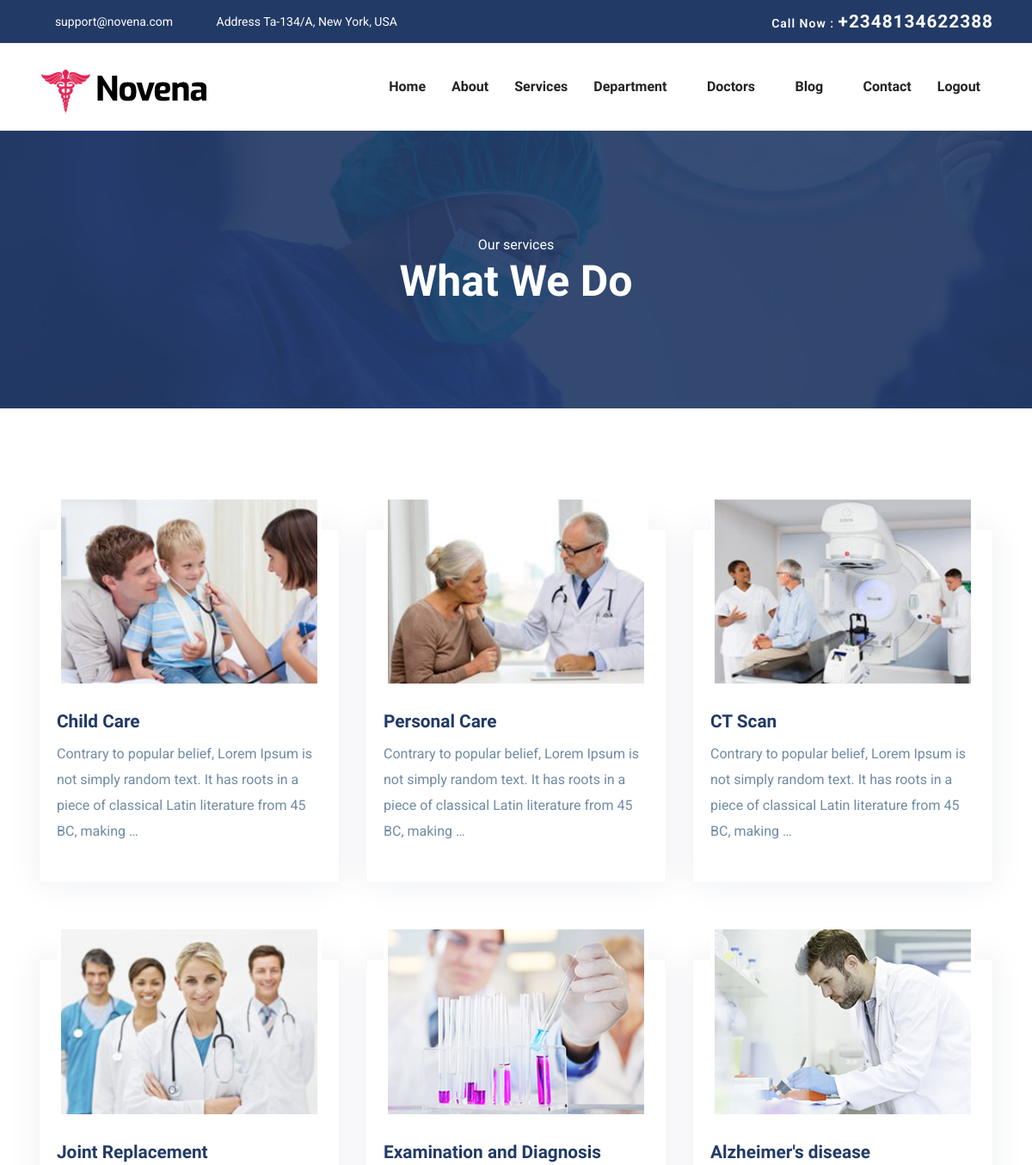
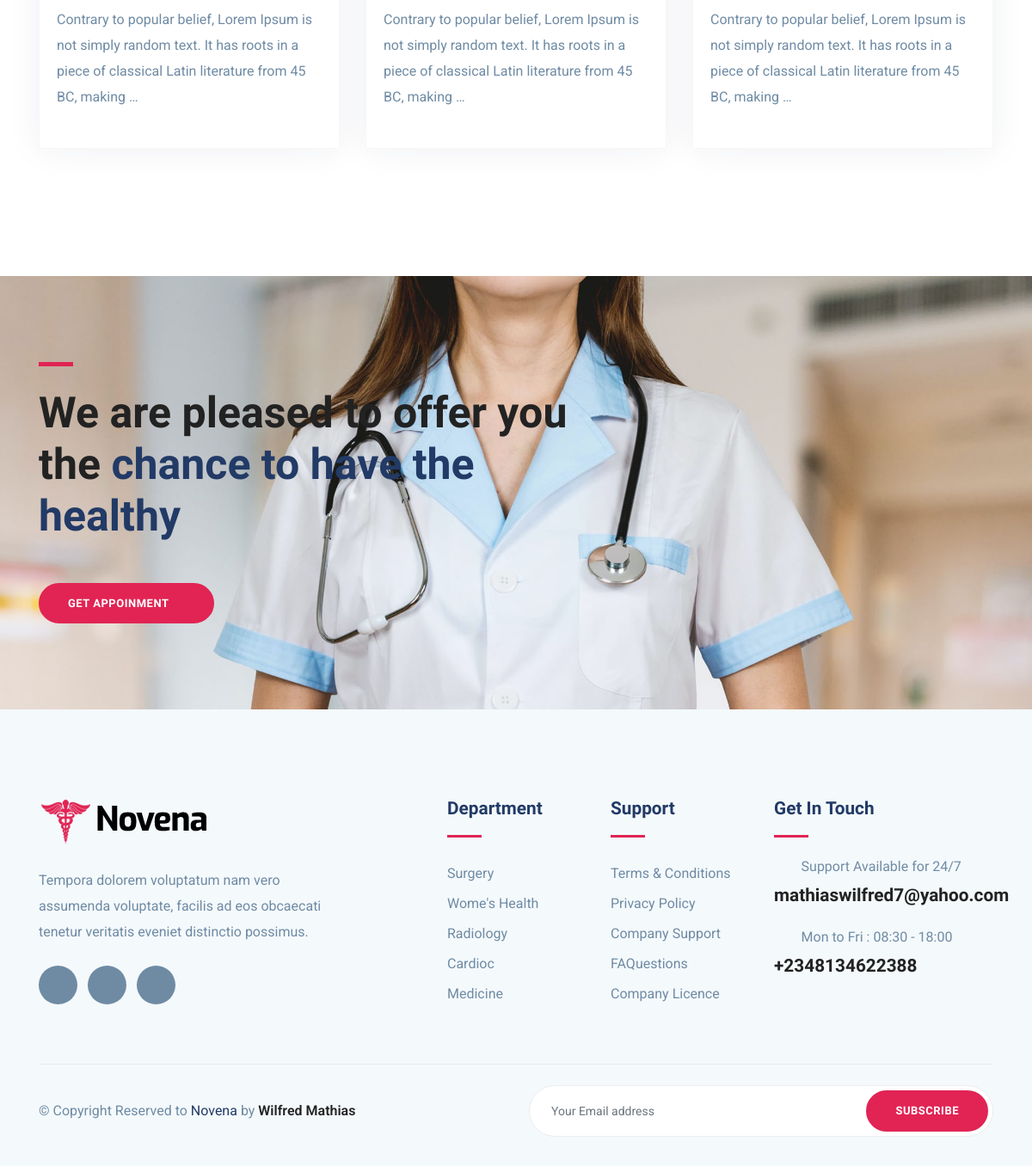
The app's page /service/ with its own data (2 pictures, top to bottom).
### myapp/models.py (models this page shows, shortened)
class Service(models.Model):
    name =models.CharField(max_length=1000, null=True)
    image = models.ImageField(upload_to='doctor_images', null = True)
    description=models.CharField(max_length=1000, null=True)

### myapp/views.py (the view)
# urls.py: path('service/', views.service, name='service'),
def service(request):
    subscription(request)
    service = Service.objects.all()
    context = {
        'services':service,
    }
    return render(request, 'myapp/service.html', context)

### myapp/sub.py (called while the page is built)
def subscription(request):
    if request.method =='POST' and 'email' in request.POST:
        email = request.POST.get('email')
        if Subscription.objects.filter(email = email).exists():
            messages.info(request, 'Someone has already subscribe with this email')
        else:
            subscribe, created=Subscription.objects.get_or_create(email = email)
            messages.error(request, 'Thank you for subscribing to our news letter')

### myapp/templates/myapp/service.html (shortened to what this page needs)
{% extends 'myapp/base/base.html' %}
{% load static %}
{% block content %}
<section class="page-title bg-1">
  <div class="container">
    <div class="row">
      <div class="col-md-12">
        <div class="block text-center">
          <span class="text-white">Our services</span>
          <h1 class="text-capitalize mb-5 text-lg">What We Do</h1>
        </div>
      </div>
    </div>
  </div>
</section>
<section class="section service-2">
	<div class="container">
		<div class="row">
			{% for service in services %}
			<div class="col-lg-4 col-md-6 col-sm-6">
				<div class="service-block mb-5">
					<img src="{{ service.image.url}}" alt="" class="img-fluid">
					<div class="content">
						<h4 class="mt-4 mb-2 title-color">{{ service.name}}</h4>
						<p class="mb-4">{{ service.description|truncatewords:25 }}</p>
					</div>
				</div>
			</div>
			{% endfor %}
		</div>
	</div>
</section>
{% include 'myapp/base/chance.html'  %}
{% endblock %}

### myapp/static/myapp/css/style.css (style rules this page uses)
html { overflow-x: hidden; }
body { line-height: 1.6; font-family: "Roboto", sans-serif; -webkit-font-smoothing: antialiased; font-size: 16px; color: #6F8BA4; font-weight: 400; }
h1, .h1, h2, .h2, h3, .h3, h4, .h4, h5, .h5, h6, .h6 { font-family: "Exo", sans-serif; font-weight: 700; color: #222; }
h1, .h1 { font-size: 2.5rem; }
h4, .h4 { font-size: 1.3rem; line-height: 30px; }
p { line-height: 30px; }
.section { padding: 100px 0; }
.text-lg { font-size: 3.75rem; }
.page-title { padding: 120px 0px 70px 0px; position: relative; }
.page-title .block h1 { color: #fff; }
.title-color { color: #223a66; }
.text-lg { font-size: 50px; }
.bg-1 { background: url("../images/bg/22.jpg") no-repeat 50% 50%; background-size: cover; position: relative; }
.service-block { padding: 20px; margin-top: 40px; border: 1px solid rgba(0, 0, 0, 0.03); box-shadow: 0 0 38px rgba(21, 40, 82, 0.07); }
.service-block img { width: 100%; margin-top: -60px; border: 5px solid #fff; }

### records on screen
Service: image (picture), name "Child Care", description "Contrary to popular belief, Lorem Ipsum is not simply random text. It has roots in a piece of classical Latin literature from 45 BC, making …"
Service: image (picture), name "Personal Care", description "Contrary to popular belief, Lorem Ipsum is not simply random text. It has roots in a piece of classical Latin literature from 45 BC, making …"
Service: image (picture), name "CT Scan", description "Contrary to popular belief, Lorem Ipsum is not simply random text. It has roots in a piece of classical Latin literature from 45 BC, making …"
Service: image (picture), name "Joint Replacement", description "Contrary to popular belief, Lorem Ipsum is not simply random text. It has roots in a piece of classical Latin literature from 45 BC, making …"
Service: image (picture), name "Examination and Diagnosis", description "Contrary to popular belief, Lorem Ipsum is not simply random text. It has roots in a piece of classical Latin literature from 45 BC, making …"
Service: image (picture), name "Alzheimer's disease", description "Contrary to popular belief, Lorem Ipsum is not simply random text. It has roots in a piece of classical Latin literature from 45 BC, making …"
